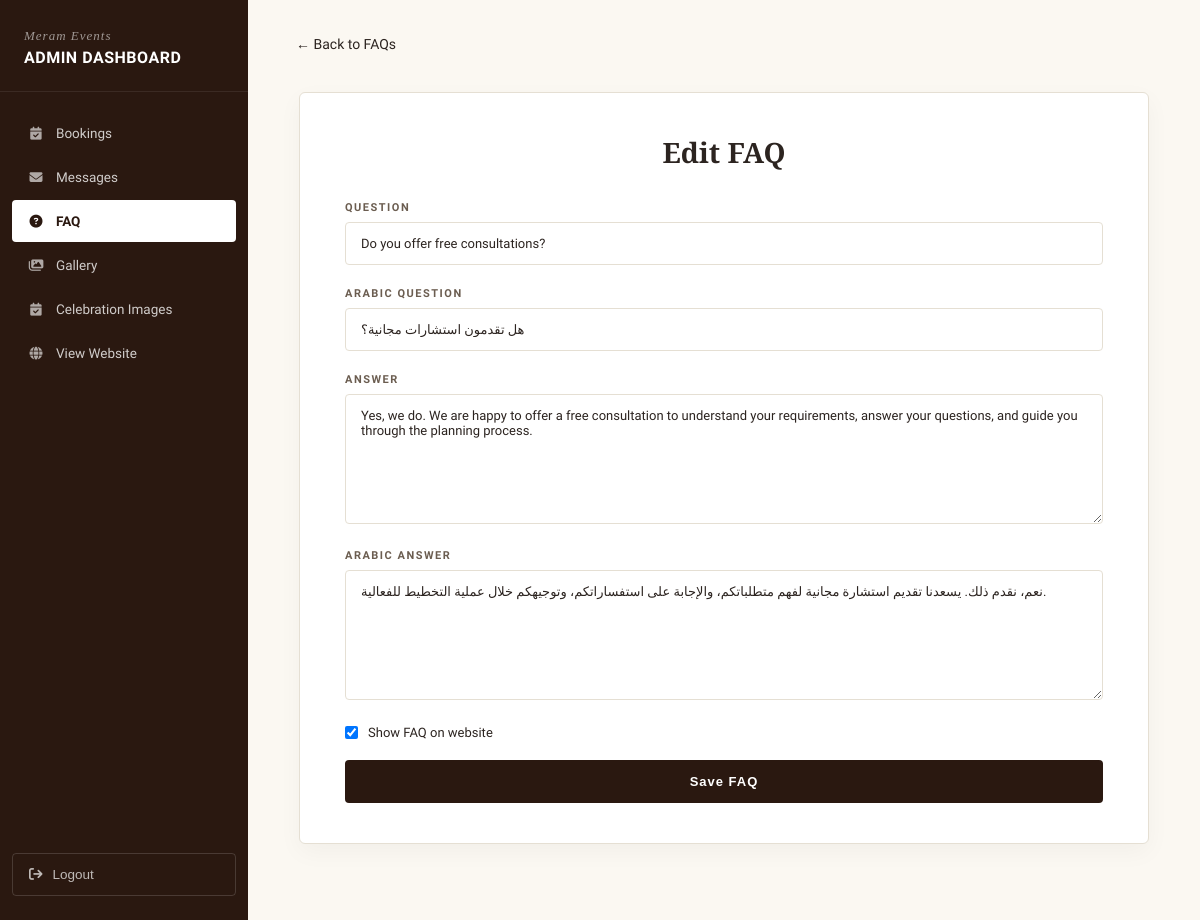
The page /dashboard/faqs/3/ (signed in) on the database its author committed.
### main/models.py (models this page shows, shortened)
class FAQ(models.Model):
    CATEGORY_CHOICES = [
        ('general', 'General'),
        ('wedding', 'Wedding'),
        ('corporate', 'Corporate'),
        ('booking', 'Booking'),
    ]
    question = models.CharField(max_length=500)
    question_ar = models.CharField(max_length=500, blank=True, null=True)
    answer = models.TextField()
    answer_ar = models.TextField(blank=True, null=True)
    category = models.CharField(
        max_length=50,
        choices=CATEGORY_CHOICES,
        default='general'
    )
    order = models.IntegerField(default=0)
    is_active = models.BooleanField(default=True)
    class Meta:
        ordering = ['order']

### main/views.py (the view, shortened to what this page needs)
@login_required(login_url='dashboard_login')
def dashboard_faq_detail(request,pk):
    faq=get_object_or_404(FAQ,pk=pk)
    return render(request,"dashboard/faq_form.html",{
        "faq":faq,
        "active_page":"faq"
    })

### main/templates/dashboard/faq_form.html (shortened to what this page needs)
{% extends 'dashboard/dashboard_base.html' %}
{% block dashboard_content %}
<a href="{% url 'dashboard_faqs' %}" class="bd-back">
    ← Back to FAQs
</a>
<div class="faq-form-wrapper">
    <div class="faq-form-card">
        <h3>
            {% if faq %}
            Edit FAQ
            {% else %}
            Add New FAQ
            {% endif %}
        </h3>
        <form method="post">
            <div class="faq-field">
                <label>
                    Question
                </label>
                <input class="faq-input" name="question" value="{{faq.question}}" placeholder="Enter question">
            </div>
            <div class="faq-field">
                <label>
                    Arabic Question
                </label>
                <input class="faq-input" name="question_ar" value="{{faq.question_ar}}"
                    placeholder="Enter Arabic question">
            </div>
            <div class="faq-field">
                <label>
                    Answer
                </label>
                <textarea class="faq-textarea" name="answer" placeholder="Enter answer">{{faq.answer}}</textarea>
            </div>
            <div class="faq-field">
                <label>
                    Arabic Answer
                </label>
                <textarea class="faq-textarea" name="answer_ar"
                    placeholder="Enter Arabic answer">{{faq.answer_ar}}</textarea>
            </div>
            <label class="faq-active">
                <input type="checkbox" name="is_active" {% if faq.is_active %}checked{% endif %}>
                Show FAQ on website
            </label>
            <button class="faq-save">
                Save FAQ
            </button>
        </form>
    </div>
</div>
{% endblock %}

### main/templates/dashboard/dashboard_base.html (style rules this page uses)
:root { --db-dark: #2A1810; --db-dark-2: #311F13; --db-maroon: #3D1A12; --db-cream: #FBF8F2; --db-border: #E5DFD3; --db-text: #2C2420; --db-text-mid:#6B5D50; --db-red: #B23A2E; --db-green: #3F7D4A; --db-gold: #C9A96E; }
* { margin:0;padding:0;box-sizing:border-box; }
body { font-family:'Hanken Grotesk',sans-serif; background:var(--db-cream); color:var(--db-text); font-size:14px; }
a { text-decoration:none;color:inherit; }

### main/templates/dashboard/faq_form.html (style rules this page uses)
.faq-form-wrapper { max-width: 850px; margin: 40px auto; }
.faq-form-card { background: #fff; border: 1px solid var(--db-border); border-radius: 6px; padding: 40px 45px; box-shadow: 0 8px 25px rgba(0, 0, 0, 0.04); }
.faq-form-card h3 { font-family: 'Cormorant Garamond', serif; font-size: 28px; color: var(--db-text); margin-bottom: 30px; text-align: center; }
.faq-field { margin-bottom: 22px; }
.faq-field label { display: block; font-size: 11px; letter-spacing: 1.5px; text-transform: uppercase; color: var(--db-text-mid); font-weight: 600; margin-bottom: 8px; }
.faq-input, .faq-textarea, .faq-select { width: 100%; border: 1px solid var(--db-border); background: #fff; padding: 13px 15px; font-family: 'Hanken Grotesk', sans-serif; font-size: 13px; color: var(--db-text); border-radius: 4px; }
.faq-textarea { min-height: 130px; resize: vertical; }
.faq-active { display: flex; align-items: center; gap: 10px; font-size: 13px; color: var(--db-text); margin: 20px 0; }
.faq-save { width: 100%; padding: 14px; background: var(--db-dark); color: white; border: none; border-radius: 4px; font-size: 13px; font-weight: 600; letter-spacing: 1px; cursor: pointer; transition: .2s; }

### rows shown on the page
FAQ: question "Do you offer free consultations?", question_ar "هل تقدمون استشارات مجانية؟", answer "Yes, we do. We are happy to offer a free consultation to understand your requirements, answer your questions, and guide you through the planning process.", answer_ar "نعم، نقدم ذلك. يسعدنا تقديم استشارة مجانية لفهم متطلباتكم، والإجابة على استفساراتكم، وتوجيهكم خلال عملية التخطيط للفعالية.", is_active "☑"
